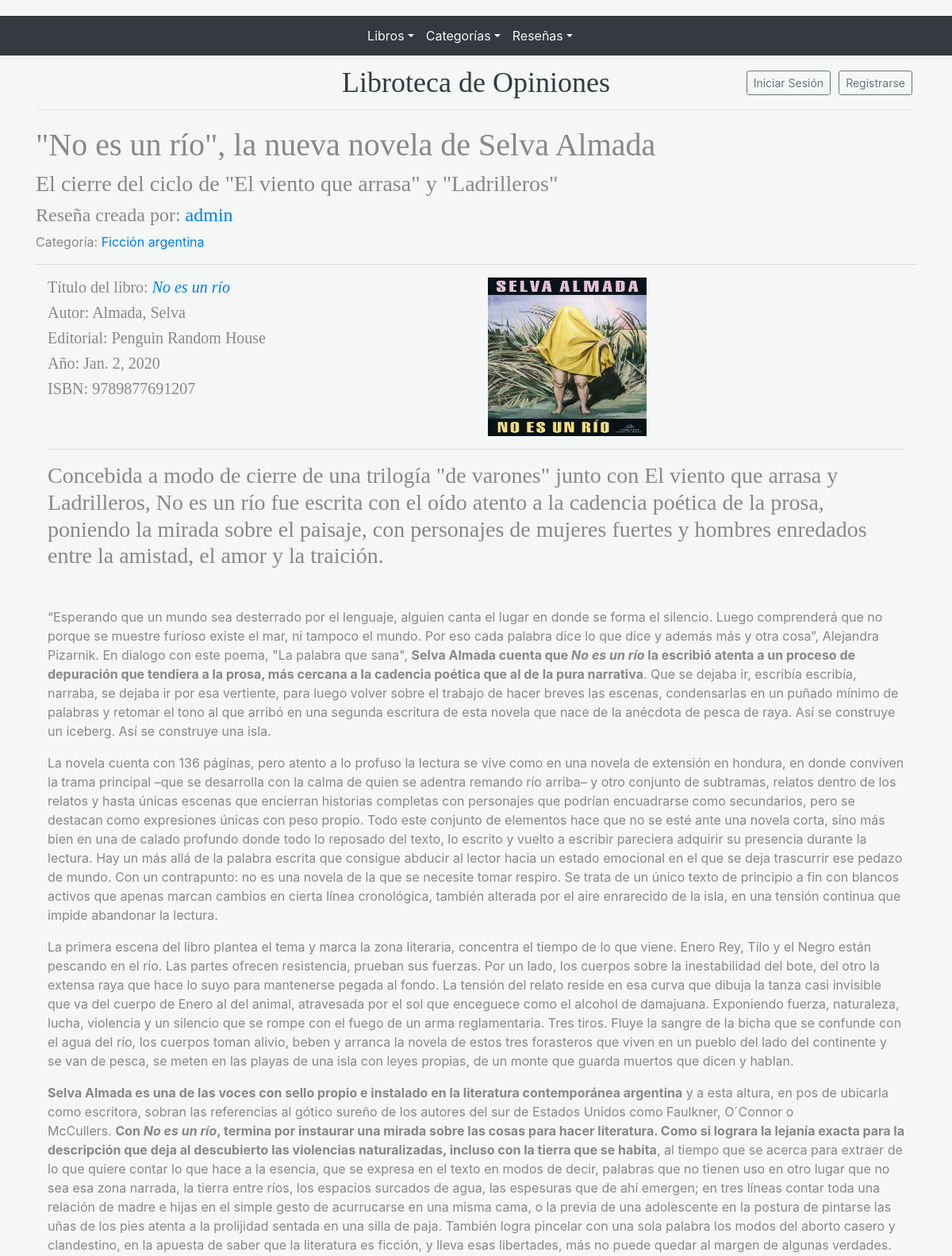
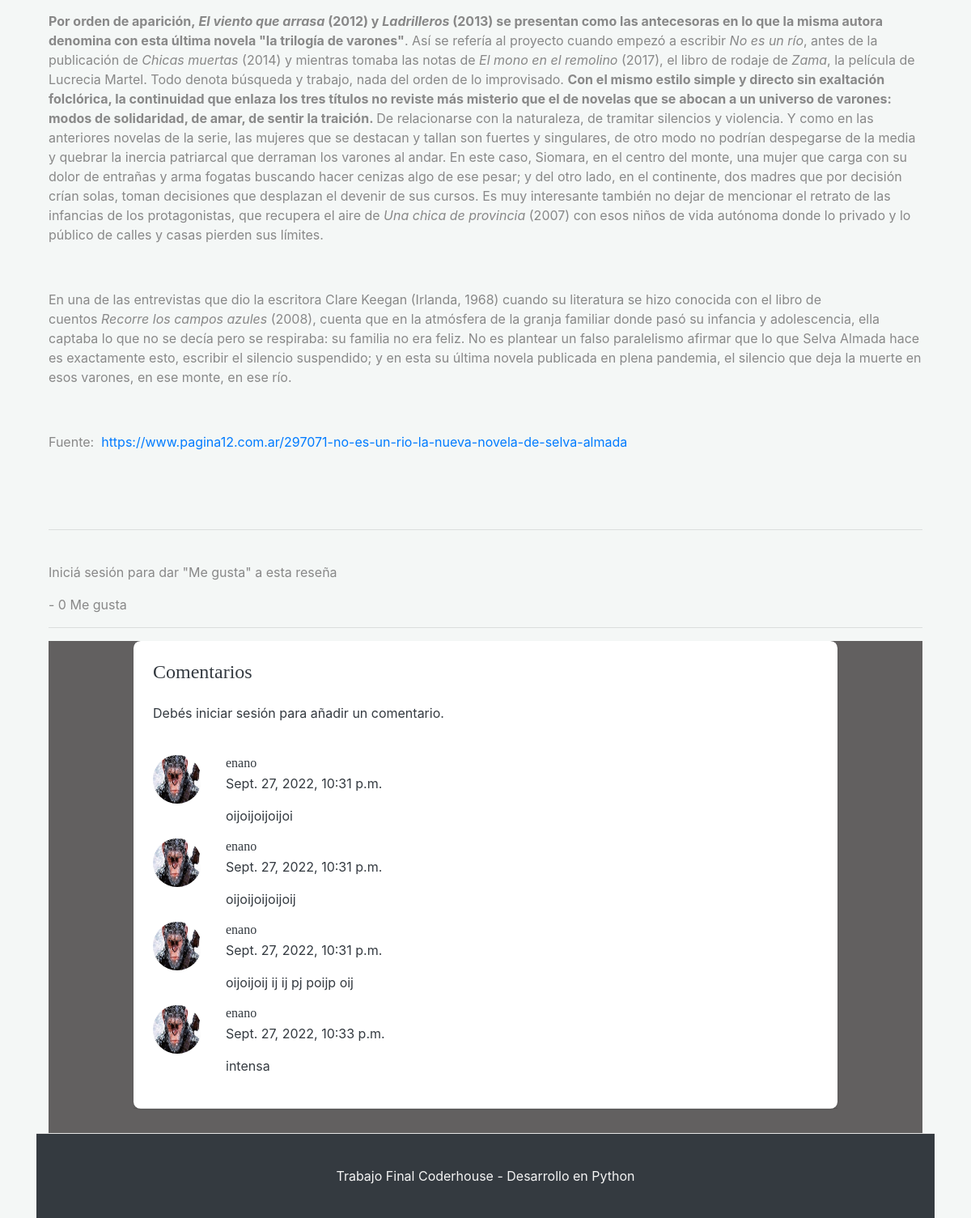
/post/11, run on the app's committed database (2 pictures, top to bottom).
### Blog/models.py (models this page shows, shortened)
class Post(models.Model):
    titulo = models.CharField(max_length=250)
    subtitulo=models.CharField(max_length=250)
    autor=models.ForeignKey(User, on_delete=models.CASCADE)
    categoria=models.ForeignKey(Categoria, on_delete=models.SET_NULL, null=True, blank=True)
    libro=models.ForeignKey(Libro, on_delete=models.CASCADE, null=True)
    imagen=models.ImageField(null=True, blank=True, upload_to="imagenesBlog")
    cuerpo=RichTextField()
    fecha_publicacion=models.DateTimeField(auto_now_add=True)
    likes=models.ManyToManyField(User, related_name='likes')
    class Meta:
        ordering = ["-fecha_publicacion"]
    def cantidad_likes(self):
        return self.likes.count()

class Categoria(models.Model):
    nombre=models.CharField(max_length=50, null=True)
    class Meta:
        ordering = ["nombre"]
    def __str__(self):
        return self.nombre

class Comentario(models.Model):
    post = models.ForeignKey(Post, on_delete=models.CASCADE, null=True, related_name='comentarios') # la opción related_namme nos permite acceder acceso a los comentarios desde el modelo Post.
    autor = models.ForeignKey(User, on_delete=models.SET_NULL,  null=True, blank=True)  #OTRA OPCIÓN: settings.AUTH_USER_MODEL,# CHEQUEAR SI ES NECESARIO ASÍ, O COMO ESTABA ANTES.
    comentario = models.TextField(max_length=1000, null=True)
    fecha_comentario = models.DateTimeField(auto_now_add=True, null=True)
    class Meta:
        ordering = ["fecha_comentario"]

### Libros/models.py (models this page shows, shortened)
class Libro(models.Model):
    titulo= models.CharField(max_length=100)
    isbn= models.CharField(max_length=30)
    fecha_publicacion = models.DateField()
    editorial = models.ForeignKey(Editorial,on_delete=models.CASCADE)
    autor = models.ForeignKey(Autor,on_delete=models.CASCADE)
    imagen=models.ImageField(upload_to="imagenesLibros", null=True)
    class Meta:
        ordering = ["titulo"]

class Autor(models.Model):
    nombre= models.CharField(max_length=30)
    apellido= models.CharField(max_length=30)
    def __str__(self):
        return f"{self.apellido}, {self.nombre}"
    class Meta:
        ordering = ["apellido"]

class Editorial(models.Model):
    nombre=models.CharField(max_length=40)
    email= models.EmailField()
    def __str__(self):
        return self.nombre
    class Meta:
        ordering = ["nombre"]

### accounts/models.py (models this page shows, shortened)
class Perfil(models.Model):
    user = models.OneToOneField(User, on_delete=models.CASCADE)
    imagen = models.ImageField(default="default.jpg", upload_to="imagenesPerfil")
    descripcion = RichTextField(max_length=6000, blank=True)
    pagina_web=models.URLField()
    profesion=models.CharField(max_length=60, null=True, blank=True)
    pais=models.CharField(max_length=60, null=True, blank=True)
    instagram=models.URLField(null=True, blank=True)
    linkedin=models.URLField(null=True, blank=True)

### Blog/views.py (the view)
# urls.py: path('post/<int:pk>',views.postVista, name="PostVista"),
def postVista(request, pk):
      post=Post.objects.filter(id=pk)
      if len(post)!=0:
            post = post[0]
            comentarios=Comentario.objects.filter(post=post.id)
            cantidad_likes=post.cantidad_likes()
            liked=post.likes.filter(id=request.user.id)
            if len(liked)!=0:
                  liked=True
            else:
                  liked=False
            return render(request, "Blog/post.html", {"post":post, "comentarios":comentarios, "cantidad_likes":cantidad_likes, "liked":liked, "categorias": obtenerCategorias(request)})
      else:
            return render (request, "Blog/inicio.html", {"mensaje": "No se ha encontrado ningún post. Pruebe buscar de nuevo.", "categorias": obtenerCategorias(request)})

### Blog/views.py (called while the page is built)
def obtenerCategorias(request):
      categorias=Categoria.objects.all()
      for categoria in categorias:
           categoria=categoria.id
      return categorias

### Blog/templates/Blog/post.html (shortened to what this page needs)
{% extends "Blog/padre.html" %}
{% load static %}
{% block cuerpodelapagina %}
<h1> {{ post.titulo }} </h1>
<h3>{{ post.subtitulo }}</h3>
<h4>Reseña creada por: <a href="{% url 'profile' post.autor.pk %}">{{ post.autor }} </a> </h4>
{% if post.categoria %}
<p> Categoría: <a href="{% url 'CategoriaPosts' post.categoria.id %}"> {{ post.categoria }}</a> </p>
{% endif %}
<hr>
<div class="container">
    <div class="row">
      <div class="col">
        <h5>Título del libro: <a href="{% url 'LibroVista' post.libro.id %}"> <em> {{ post.libro.titulo }} </em> </a> </h5>
        <h5>Autor: {{ post.libro.autor }} </h5>
        <h5>Editorial: {{ post.libro.editorial }} </h5>
        <h5>Año: {{ post.libro.fecha_publicacion}} </h5>
        <h5>ISBN: {{ post.libro.isbn }} </h5>
      </div>
      <div class="col">
        {% if post.libro.imagen %}
        <img  src="{{ post.libro.imagen.url }}" width="200" height="200" alt="Tapa de {{post.libro.autor}}">
        {% endif %}      </div>
    </div>
<hr>
<p>{{ post.cuerpo|safe }}</p>
<br/>
<hr>
<br/>
<form action="{% url 'like_post' post.pk %}" method="POST">
    {% if user.is_authenticated %}
    {% if not liked %}
    <button type="submit", name="post_id", value="{{ post.id }}", class="btn btn-primary btn-sm">Me gusta</button>
    {% else %}
    <button type="submit", name="post_id", value="{{ post.id }}", class="btn btn-danger btn-sm">Ya no me gusta</button>
    {% endif %}
{% else %}
<p> Iniciá sesión para dar "Me gusta" a esta reseña </p>
{% endif %}
    - {{ cantidad_likes }} Me gusta
</form>
<hr>
<section style="background-color: #626060;">
    <div class="container fluid">
      <div class="row d-flex justify-content-center">
        <div class="col-md-12 col-lg-10">
          <div class="card text-dark">
            <div class="card-body p-4">
              <h4 class="mb-0">Comentarios</h4>
              <br>
              {% if user.is_authenticated %}
              <a href="{% url 'CrearComentario' post.pk  %}">Agregar comentario</a>
              <hr>
              {% else %}
              <p> Debés iniciar sesión para añadir un comentario.  </p>
              <br>
              {% endif %}
              {% if comentarios %}
              {% for comentario in comentarios %}
              <div class="d-flex flex-start">
                <img class="rounded-circle shadow-1-strong me-3"
                  src="{{ comentario.autor.perfil.imagen.url }}" alt="avatar" width="60"
                  height="60" />
                <div style="padding-left:30px">
                  <h6 class="fw-bold mb-1">{{ comentario.autor }}</h6>
                  <div class="d-flex align-items-center mb-3">
                    <p class="mb-0">
                        {{ comentario.fecha_comentario }}
                    </p>
                  </div>
                  <p class="mb-0">
                    {{ comentario.comentario|linebreaks }}
                  </p>
                </div>
              </div>
            {% endfor %}
          </div>
            <hr class="my-0" />
            {% else %}
            <p> Todavía no hay comentarios en esta reseña. </p>
            {% endif %}
          </div>
        </div>
      </div>
    </div>
  </section>
{% endblock %}

### Blog/static/Blog/css/blog.css (style rules this page uses)
h1, h2, h3, h4, h5, h6 { font-family: "Playfair Display", Georgia, "Times New Roman", serif; }
body { min-height: 100vh; display: flex; flex-direction: column; }

### Blog/static/Blog/css/chat.css (style rules this page uses)
body { background-color: #f4f7f6; margin-top:20px; }
.card { background: #fff; transition: .5s; border: 0; margin-bottom: 30px; border-radius: .55rem; position: relative; width: 100%; box-shadow: 0 1px 2px 0 rgb(0 0 0 / 10%); }

### Blog/static/Blog/css/perfil.css (style rules this page uses)
body { color: #888888; margin-top:20px; }

### data on the page
Post: titulo "\"No es un río\", la nueva novela de Selva Almada", subtitulo "El cierre del ciclo de \"El viento que arrasa\" y \"Ladrilleros\"", autor "admin", categoria "Ficción argentina", libro.titulo "No es un río", libro.autor "Almada, Selva", libro.editorial "Penguin Random House", libro.fecha_publicacion "Jan. 2, 2020", libro.isbn "9789877691207", libro.imagen (picture), cuerpo "Concebida a modo de cierre de una trilogía \"de varones\" junto con El viento que arrasa y Ladrilleros, No es un río fue escrita con el oído atento a la cadencia poética de la prosa, poniendo la mirada sobre el paisaje, con personajes de mujeres fuertes y hombres enredados entre la amistad, el amor y la traición. “Esperando que un mundo sea desterrado por el lenguaje, alguien canta el lugar en donde se forma el silencio. Luego comprenderá que no porque se muestre furioso existe el mar, ni tampoco el mundo. Por eso cada palabra dice lo que dice y además más y otra cosa”, Alejandra Pizarnik. En dialogo con este poema, \"La palabra que sana\", Selva Almada cuenta que No es un río la escribió…"
Comentario: autor.perfil.imagen (picture), autor "enano", fecha_comentario "Sept. 27, 2022, 10:31 p.m.", comentario "oijoijoijoijoi"
Comentario: autor.perfil.imagen (picture), autor "enano", fecha_comentario "Sept. 27, 2022, 10:31 p.m.", comentario "oijoijoijoijoij"
Comentario: autor.perfil.imagen (picture), autor "enano", fecha_comentario "Sept. 27, 2022, 10:31 p.m.", comentario "oijoijoij ij ij pj poijp oij"
Comentario: autor.perfil.imagen (picture), autor "enano", fecha_comentario "Sept. 27, 2022, 10:33 p.m.", comentario "intensa"

### other printed values
{{ cantidad_likes }} "0"
